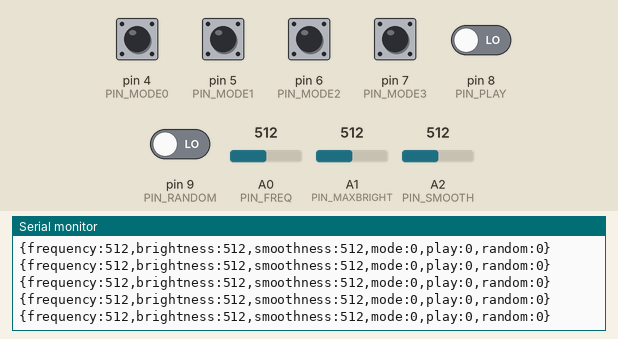
Simulated run of this sketch. Board: Arduino Uno, built with avr-gcc and run on an emulated ATmega328P. On the bench: the last lines printed to the serial monitor. The test bench sets the inputs (shaded band); at power-on: pin 4 (PIN_MODE0), pin 5 (PIN_MODE1), pin 6 (PIN_MODE2), pin 7 (PIN_MODE3), pin 8 (PIN_PLAY), pin 9 (PIN_RANDOM) LOW, A0 (PIN_FREQ) = 512, A1 (PIN_MAXBRIGHT) = 512, A2 (PIN_SMOOTH) = 512.

Above: at 10.0 s.
10.1 s: A0 (PIN_FREQ) set to 108
At 10.6 s:
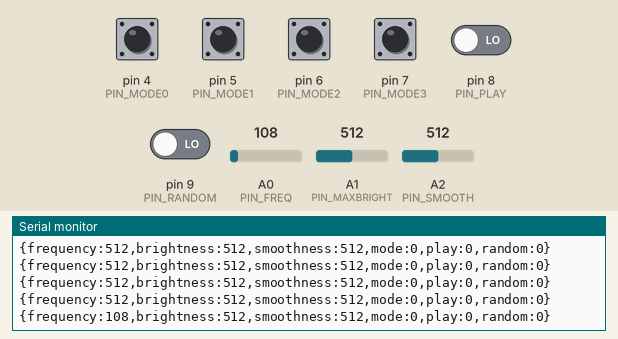
13.1 s: A0 (PIN_FREQ) set to 93
At 13.6 s:
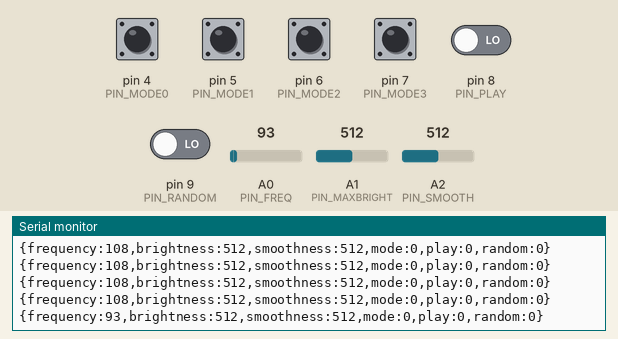
Timing chart, 0 to 15.6 s (numbered marks = the images above; inputs shaded):
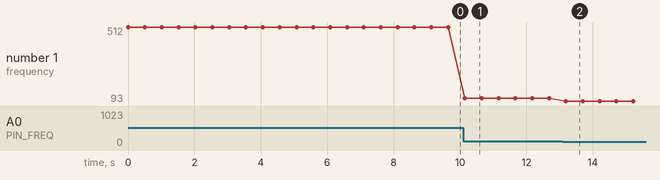

Measured:
- after the input at 10.1 s, the serial monitor: prints a new line after 0.05 s (image 1)
- after the input at 13.1 s, the serial monitor: prints a new line after 0.09 s (image 2)
- plotted number 1: 512 → 108 after the input at 10.1 s, 108 → 93 after the input at 13.1 s

The sketch:

UInputSerializer2.pde.ino.ino
```cpp
/*UIInputSerializer

Reads input data from preset pins, assembles it into a message, and transmits it via serial line.
*/
//Attributes

const int PIN_FREQ = 0;
const int PIN_MAXBRIGHT = 1;
const int PIN_SMOOTH = 2;
const int PIN_MODE0 = 4;
const int PIN_MODE1 = 5;
const int PIN_MODE2 = 6;
const int PIN_MODE3 = 7;
const int PIN_PLAY = 8;
const int PIN_RANDOM = 9;

int waitTime = 500;
int freqVal = 0.5;
int brightVal = 255;
int smoothVal = 16;

boolean modes[4];
boolean randomVal;
boolean playVal;
String freqStr, brightStr, smoothStr, modeStr, playStr, randomStr, message, separator, startterm, endterm;

long debounceDelay = 50;

void setup() {
  // put your setup code here, to run once:
  //open serial port
  Serial.begin(9600);

  pinMode(PIN_MODE0, INPUT);
  pinMode(PIN_MODE1, INPUT);
  pinMode(PIN_MODE2, INPUT);
  pinMode(PIN_MODE3, INPUT);
  pinMode(PIN_PLAY, INPUT);
  pinMode(PIN_RANDOM, INPUT);

  message = "";
  separator = ",";
  startterm = "{";
  endterm = "}";

  freqStr = "frequency:";
  brightStr = "brightness:";
  smoothStr = "smoothness:";
  modeStr = "mode:";
  playStr = "play:";
  randomStr = "random:";
}

void loop() {
  // put your main code here, to run repeatedly:
 //read active attributes, modes, and behaviors
  freqVal = analogRead(PIN_FREQ);
  brightVal = analogRead(PIN_MAXBRIGHT);
  smoothVal = analogRead(PIN_SMOOTH);

  modes[0] = (digitalRead(PIN_MODE0) == HIGH);
  modes[1] = (digitalRead(PIN_MODE1) == HIGH);
  modes[2] = (digitalRead(PIN_MODE2) == HIGH);
  modes[3] = (digitalRead(PIN_MODE3) == HIGH);

  playVal = (digitalRead(PIN_PLAY) == HIGH);
  randomVal = (digitalRead(PIN_RANDOM) == HIGH);

  //assemble message
  int modeVal = modes[3]*8+modes[2]*4+modes[1]*2+modes[0] ;

  message = startterm + freqStr + String(freqVal);
  message = message + separator + brightStr + String(brightVal);
  message = message + separator + smoothStr + String(smoothVal);
  message = message + separator + modeStr + String(modeVal);
  message = message + separator + playStr + String(playVal);
  message = message + separator + randomStr + String(randomVal) + endterm;

  //send message
  Serial.println(message);
  delay(waitTime);
}
```
